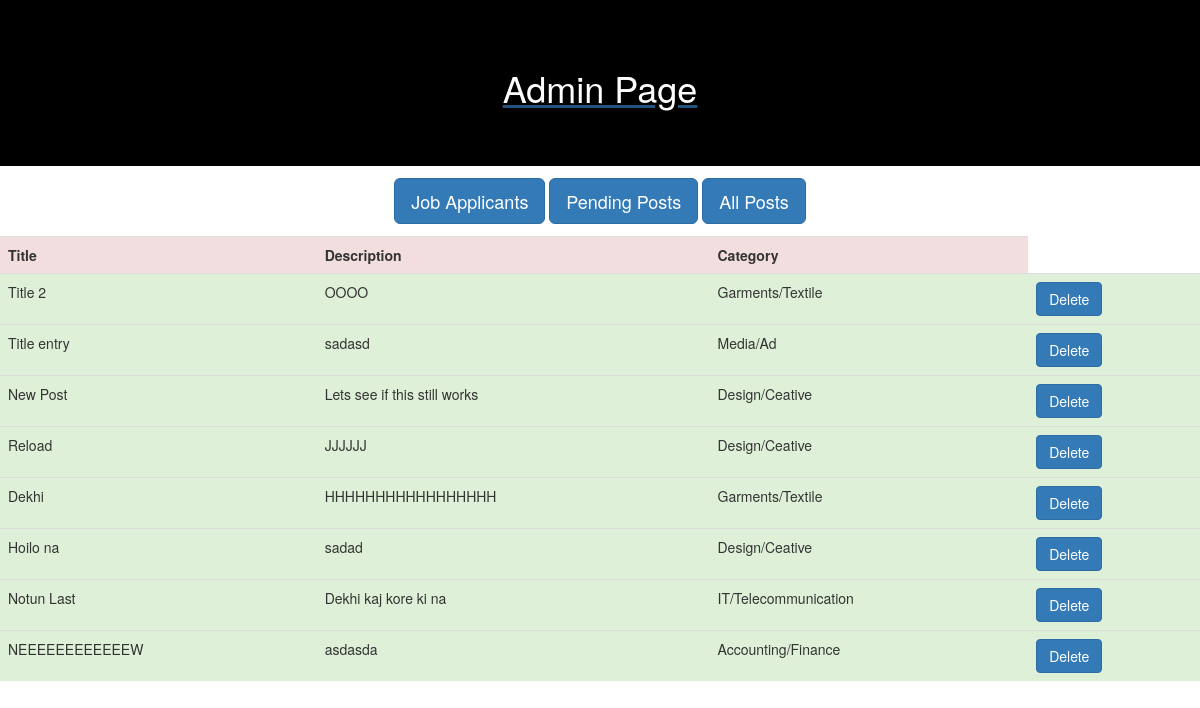
Screenshot of /adminAllPost.php with the database file from the repository.
### tables this page shows
CREATE TABLE IF NOT EXISTS `posts` (
  `postId` int(11) NOT NULL AUTO_INCREMENT,
  `postTitle` text NOT NULL,
  `postDescription` text NOT NULL,
  `postCategory` text NOT NULL,
  `postUserId` text NOT NULL,
  `postTime` timestamp NOT NULL DEFAULT CURRENT_TIMESTAMP,
  `flag` int(11) NOT NULL,
  PRIMARY KEY (`postId`)
);

### adminAllPost.php (the view, shortened to what this page needs)
<?php
include "dbconnect.php";
?>
<!doctype html>
<html>
    <head>
        <link rel="stylesheet" href="css/bootstrap.css">
    </head>
    <body>
         <a href="admin.php">
            <div id="header">
            <h1>Admin Page</h1>
        </div>
        </a>
        <div id="buttons">
            <a href="adminJob.php"><button type="button" class="btn btn-primary btn-lg">Job Applicants</button></a>
            <a href="adminPost.php"><button type="button" class="btn btn-primary btn-lg">Pending Posts</button></a>
            <a href="adminAllPost.php"><button type="button" class="btn btn-primary btn-lg">All Posts</button></a>
        </div>
        <table class="table">
            <tr class="danger">
                <th>Title</th>
                <th>Description</th>
                <th>Category</th>
            </tr>
            <?php
            $query="select * from posts";
            $run=mysqli_query($conn,$query);
            while($row=mysqli_fetch_assoc($run)){
                if($row['flag']==1){
            ?>
            <tr id="wizard" class="success">
                <td><?php echo $row['postTitle']?></td>
                <td><?php echo $row['postDescription']?></td>
                <td><?php echo $row['postCategory']?></td>
                <td><a href="removePost.php?id=<?php echo $row['postId']?>"><button id="btn" class="btn btn-primary btn-md" type="submit">Delete</button></a></td>
            </tr>
            <?php
                }
            }
            ?>
        </table>
        <br><br>
    </body>
</html>

### adminAllPost.php (style rules this page uses)
table { width:100%; }
#header { padding: 4%; background-color: black; color: white; text-align: center; }
#buttons { padding: 1%; text-align: center; }

### rows the page displays
posts: postTitle "Title 2", postDescription "OOOO", postCategory "Garments/Textile"
posts: postTitle "Title entry", postDescription "sadasd", postCategory "Media/Ad"
posts: postTitle "New Post", postDescription "Lets see if this still works", postCategory "Design/Ceative"
posts: postTitle "Reload", postDescription "JJJJJJ", postCategory "Design/Ceative"
posts: postTitle "Dekhi", postDescription "HHHHHHHHHHHHHHHHH", postCategory "Garments/Textile"
posts: postTitle "Hoilo na", postDescription "sadad", postCategory "Design/Ceative"
posts: postTitle "Notun Last", postDescription "Dekhi kaj kore ki na", postCategory "IT/Telecommunication"
posts: postTitle "NEEEEEEEEEEEEW", postDescription "asdasda", postCategory "Accounting/Finance"
